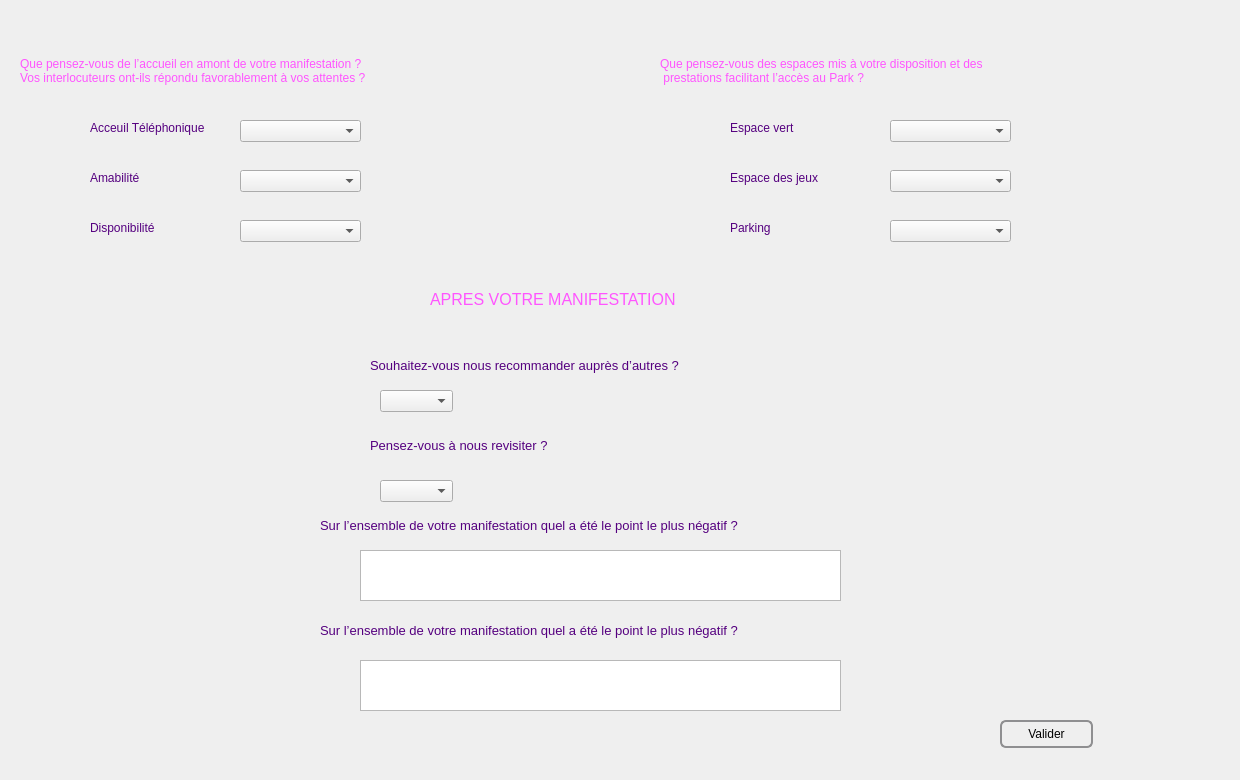
      <widget class="QWidget" name="tab_3">
       <attribute name="title">
        <string>Avis</string>
       </attribute>
       <widget class="QLabel" name="label_4">
        <property name="geometry">
         <rect>
          <x>-10</x>
          <y>0</y>
          <width>1231</width>
          <height>771</height>
         </rect>
        </property>
        <property name="styleSheet">
         <string notr="true">color: rgb(85, 0, 127);</string>
        </property>
        <property name="text">
         <string/>
        </property>
        <property name="pixmap">
         <pixmap>../../../940326.jpg</pixmap>
        </property>
       </widget>
       <widget class="QPushButton" name="valider">
        <property name="geometry">
         <rect>
          <x>1000</x>
          <y>720</y>
          <width>93</width>
          <height>28</height>
         </rect>
        </property>
        <property name="styleSheet">
         <string notr="true">QPushButton {
    border: 2px solid #8f8f91;
    border-radius: 6px;
    background-color: qlineargradient(x1: 0, y1: 0, x2: 0, y2: 1,
                                      stop: 0 #f6f7fa, stop: 1 #dadbde);
    min-width: 80px;
}

QPushButton:pressed {
    background-color: qlineargradient(x1: 0, y1: 0, x2: 0, y2: 1,
                                      stop: 0 #dadbde, stop: 1 #f6f7fa);
}

QPushButton:flat {
    border: none; /* no border for a flat push button */
}

QPushButton:default {
    border-color: navy; /* make the default button prominent */
}</string>
        </property>
        <property name="text">
         <string>Valider</string>
        </property>
       </widget>
       <widget class="QLabel" name="label_48">
        <property name="geometry">
         <rect>
          <x>20</x>
          <y>50</y>
          <width>501</width>
          <height>41</height>
         </rect>
        </property>
        <property name="styleSheet">
         <string notr="true">color: rgb(255, 255, 255);
color: rgb(255, 85, 255);
font: 75 10pt &quot;MS Shell Dlg 2&quot;;</string>
        </property>
        <property name="text">
         <string>Que pensez-vous de l’accueil en amont de votre manifestation ? 
Vos interlocuteurs ont-ils répondu favorablement à vos attentes ?</string>
        </property>
       </widget>
       <widget class="QLabel" name="label_59">
        <property name="geometry">
         <rect>
          <x>90</x>
          <y>220</y>
          <width>81</width>
          <height>16</height>
         </rect>
        </property>
        <property name="styleSheet">
         <string notr="true">color: rgb(255, 255, 255);</string>
        </property>
        <property name="text">
         <string>&lt;html&gt;&lt;head/&gt;&lt;body&gt;&lt;p&gt;&lt;span style=&quot; color:#55007f;&quot;&gt;Disponibilité&lt;/span&gt;&lt;/p&gt;&lt;/body&gt;&lt;/html&gt;</string>
        </property>
       </widget>
       <widget class="QLabel" name="label_58">
        <property name="geometry">
         <rect>
          <x>90</x>
          <y>170</y>
          <width>56</width>
          <height>16</height>
         </rect>
        </property>
        <property name="text">
         <string>&lt;html&gt;&lt;head/&gt;&lt;body&gt;&lt;p&gt;&lt;span style=&quot; color:#55007f;&quot;&gt;Amabilité&lt;/span&gt;&lt;/p&gt;&lt;/body&gt;&lt;/html&gt;</string>
        </property>
       </widget>
       <widget class="QLabel" name="label_57">
        <property name="geometry">
         <rect>
          <x>90</x>
          <y>120</y>
          <width>121</width>
          <height>16</height>
         </rect>
        </property>
        <property name="styleSheet">
         <string notr="true">color: rgb(255, 255, 255);</string>
        </property>
        <property name="text">
         <string>&lt;html&gt;&lt;head/&gt;&lt;body&gt;&lt;p&gt;&lt;span style=&quot; color:#55007f;&quot;&gt;Acceuil Téléphonique&lt;/span&gt;&lt;/p&gt;&lt;/body&gt;&lt;/html&gt;</string>
        </property>
       </widget>
       <widget class="QComboBox" name="comboBox_3">
        <property name="geometry">
         <rect>
          <x>240</x>
          <y>220</y>
          <width>121</width>
          <height>22</height>
         </rect>
        </property>
        <item>
         <property name="text">
          <string/>
         </property>
        </item>
        <item>
         <property name="text">
          <string>Très Satisfaisant</string>
         </property>
        </item>
        <item>
         <property name="text">
          <string>Satisfaisant</string>
         </property>
        </item>
        <item>
         <property name="text">
          <string>Moyennement Satisfaisant</string>
         </property>
        </item>
        <item>
         <property name="text">
          <string>Insatisfaisant</string>
         </property>
        </item>
       </widget>
       <widget class="QComboBox" name="comboBox_2">
        <property name="geometry">
         <rect>
          <x>240</x>
          <y>170</y>
          <width>121</width>
          <height>22</height>
         </rect>
        </property>
        <item>
         <property name="text">
          <string/>
         </property>
        </item>
        <item>
         <property name="text">
          <string>Très Satisfaisant</string>
         </property>
        </item>
        <item>
         <property name="text">
          <string>Satisfaisant</string>
         </property>
        </item>
        <item>
         <property name="text">
          <string>Moyennement Satisfaisant</string>
         </property>
        </item>
        <item>
         <property name="text">
          <string>Insatisfaisant</string>
         </property>
        </item>
       </widget>
       <widget class="QComboBox" name="comboBox">
        <property name="geometry">
         <rect>
          <x>240</x>
          <y>120</y>
          <width>121</width>
          <height>22</height>
         </rect>
        </property>
        <item>
         <property name="text">
          <string/>
         </property>
        </item>
        <item>
         <property name="text">
          <string>Très Satisfaisant</string>
         </property>
        </item>
        <item>
         <property name="text">
          <string>Satisfaisant</string>
         </property>
        </item>
        <item>
         <property name="text">
          <string>Moyennement Satisfaisant</string>
         </property>
        </item>
        <item>
         <property name="text">
          <string>Insatisfaisant</string>
         </property>
        </item>
       </widget>
       <widget class="QLabel" name="label_15">
        <property name="geometry">
         <rect>
          <x>660</x>
          <y>50</y>
          <width>481</width>
          <height>41</height>
         </rect>
        </property>
        <property name="styleSheet">
         <string notr="true">color: rgb(255, 255, 255);
color: rgb(255, 85, 255);
font: 75 10pt &quot;MS Shell Dlg 2&quot;;</string>
        </property>
        <property name="text">
         <string>Que pensez-vous des espaces mis à votre disposition et des 
 prestations facilitant l’accès au Park ?</string>
        </property>
       </widget>
       <widget class="QLabel" name="label_81">
        <property name="geometry">
         <rect>
          <x>730</x>
          <y>120</y>
          <width>111</width>
          <height>16</height>
         </rect>
        </property>
        <property name="styleSheet">
         <string notr="true">color: rgb(255, 255, 255);
color: rgb(85, 0, 127);</string>
        </property>
        <property name="text">
         <string>Espace vert</string>
        </property>
       </widget>
       <widget class="QLabel" name="label_79">
        <property name="geometry">
         <rect>
          <x>730</x>
          <y>170</y>
          <width>101</width>
          <height>16</height>
         </rect>
        </property>
        <property name="styleSheet">
         <string notr="true">color: rgb(255, 255, 255);
color: rgb(85, 0, 127);</string>
        </property>
        <property name="text">
         <string>Espace des jeux</string>
        </property>
       </widget>
       <widget class="QLabel" name="label_80">
        <property name="geometry">
         <rect>
          <x>730</x>
          <y>220</y>
          <width>56</width>
          <height>16</height>
         </rect>
        </property>
        <property name="styleSheet">
         <string notr="true">color: rgb(255, 255, 255);
color: rgb(85, 0, 127);</string>
        </property>
        <property name="text">
         <string>Parking</string>
        </property>
       </widget>
       <widget class="QComboBox" name="comboBox_4">
        <property name="geometry">
         <rect>
          <x>890</x>
          <y>220</y>
          <width>121</width>
          <height>22</height>
         </rect>
        </property>
        <item>
         <property name="text">
          <string/>
         </property>
        </item>
        <item>
         <property name="text">
          <string>Très Satisfaisant</string>
         </property>
        </item>
        <item>
         <property name="text">
          <string>Satisfaisant</string>
         </property>
        </item>
        <item>
         <property name="text">
          <string>Moyennement Satisfaisant</string>
         </property>
        </item>
        <item>
         <property name="text">
          <string>Insatisfaisant</string>
         </property>
        </item>
       </widget>
       <widget class="QComboBox" name="comboBox_5">
        <property name="geometry">
         <rect>
          <x>890</x>
          <y>170</y>
          <width>121</width>
          <height>22</height>
         </rect>
        </property>
        <item>
         <property name="text">
          <string/>
         </property>
        </item>
        <item>
         <property name="text">
          <string>Très Satisfaisant</string>
         </property>
        </item>
        <item>
         <property name="text">
          <string>Satisfaisant</string>
         </property>
        </item>
        <item>
         <property name="text">
          <string>Moyennement Satisfaisant</string>
         </property>
        </item>
        <item>
         <property name="text">
          <string>Insatisfaisant</string>
         </property>
        </item>
       </widget>
       <widget class="QComboBox" name="comboBox_6">
        <property name="geometry">
         <rect>
          <x>890</x>
          <y>120</y>
          <width>121</width>
          <height>22</height>
         </rect>
        </property>
        <item>
         <property name="text">
          <string/>
         </property>
        </item>
        <item>
         <property name="text">
          <string>Très Satisfaisant</string>
         </property>
        </item>
        <item>
         <property name="text">
          <string>Satisfaisant</string>
         </property>
        </item>
        <item>
         <property name="text">
          <string>Moyennement Satisfaisant</string>
         </property>
        </item>
        <item>
         <property name="text">
          <string>Insatisfaisant</string>
         </property>
        </item>
       </widget>
       <widget class="QLabel" name="label_49">
        <property name="geometry">
         <rect>
          <x>430</x>
          <y>290</y>
          <width>311</width>
          <height>20</height>
         </rect>
        </property>
        <property name="styleSheet">
         <string notr="true">font: 75 11pt &quot;MS Shell Dlg 2&quot;;
color: rgb(255, 255, 255);</string>
        </property>
        <property name="text">
         <string>&lt;html&gt;&lt;head/&gt;&lt;body&gt;&lt;p&gt;&lt;span style=&quot; font-size:12pt; color:#ff55ff;&quot;&gt;APRES VOTRE MANIFESTATION&lt;/span&gt;&lt;/p&gt;&lt;/body&gt;&lt;/html&gt;</string>
        </property>
       </widget>
       <widget class="QTextEdit" name="negatif">
        <property name="geometry">
         <rect>
          <x>360</x>
          <y>660</y>
          <width>481</width>
          <height>51</height>
         </rect>
        </property>
        <property name="styleSheet">
         <string notr="true">color: rgb(0, 0, 0);
color: rgb(0, 0, 0);</string>
        </property>
       </widget>
       <widget class="QTextEdit" name="positif">
        <property name="geometry">
         <rect>
          <x>360</x>
          <y>550</y>
          <width>481</width>
          <height>51</height>
         </rect>
        </property>
        <property name="styleSheet">
         <string notr="true">color: rgb(0, 0, 0);
color: rgb(0, 0, 0);</string>
        </property>
       </widget>
       <widget class="QLabel" name="label_46">
        <property name="geometry">
         <rect>
          <x>320</x>
          <y>510</y>
          <width>551</width>
          <height>31</height>
         </rect>
        </property>
        <property name="text">
         <string>&lt;html&gt;&lt;head/&gt;&lt;body&gt;&lt;p&gt;&lt;span style=&quot; font-size:10pt; color:#55007f;&quot;&gt;Sur l’ensemble de votre manifestation quel a été le point le plus négatif ?&lt;/span&gt;&lt;/p&gt;&lt;/body&gt;&lt;/html&gt;</string>
        </property>
       </widget>
       <widget class="QLabel" name="label_44">
        <property name="geometry">
         <rect>
          <x>370</x>
          <y>355</y>
          <width>461</width>
          <height>21</height>
         </rect>
        </property>
        <property name="styleSheet">
         <string notr="true">color: rgb(255, 255, 255);</string>
        </property>
        <property name="text">
         <string>&lt;html&gt;&lt;head/&gt;&lt;body&gt;&lt;p&gt;&lt;span style=&quot; font-size:10pt; color:#55007f;&quot;&gt;Souhaitez-vous nous recommander auprès d’autres ?&lt;/span&gt;&lt;/p&gt;&lt;/body&gt;&lt;/html&gt;</string>
        </property>
       </widget>
       <widget class="QLabel" name="label_47">
        <property name="geometry">
         <rect>
          <x>320</x>
          <y>620</y>
          <width>621</width>
          <height>21</height>
         </rect>
        </property>
        <property name="text">
         <string>&lt;html&gt;&lt;head/&gt;&lt;body&gt;&lt;p&gt;&lt;span style=&quot; font-size:10pt; color:#55007f;&quot;&gt;Sur l’ensemble de votre manifestation quel a été le point le plus négatif ?&lt;/span&gt;&lt;/p&gt;&lt;/body&gt;&lt;/html&gt;</string>
        </property>
       </widget>
       <widget class="QLabel" name="label_45">
        <property name="geometry">
         <rect>
          <x>370</x>
          <y>430</y>
          <width>301</width>
          <height>31</height>
         </rect>
        </property>
        <property name="text">
         <string>&lt;html&gt;&lt;head/&gt;&lt;body&gt;&lt;p&gt;&lt;span style=&quot; font-size:10pt; color:#55007f;&quot;&gt;Pensez-vous à nous revisiter ?&lt;/span&gt;&lt;/p&gt;&lt;/body&gt;&lt;/html&gt;</string>
        </property>
       </widget>
       <widget class="QComboBox" name="comboBox_7">
        <property name="geometry">
         <rect>
          <x>380</x>
          <y>390</y>
          <width>73</width>
          <height>22</height>
         </rect>
        </property>
        <item>
         <property name="text">
          <string/>
         </property>
        </item>
        <item>
         <property name="text">
          <string>Oui</string>
         </property>
        </item>
        <item>
         <property name="text">
          <string>Non</string>
         </property>
        </item>
       </widget>
       <widget class="QComboBox" name="comboBox_8">
        <property name="geometry">
         <rect>
          <x>380</x>
          <y>480</y>
          <width>73</width>
          <height>22</height>
         </rect>
        </property>
        <item>
         <property name="text">
          <string/>
         </property>
        </item>
        <item>
         <property name="text">
          <string>Oui</string>
         </property>
        </item>
        <item>
         <property name="text">
          <string>Non</string>
         </property>
        </item>
       </widget>
      </widget>
